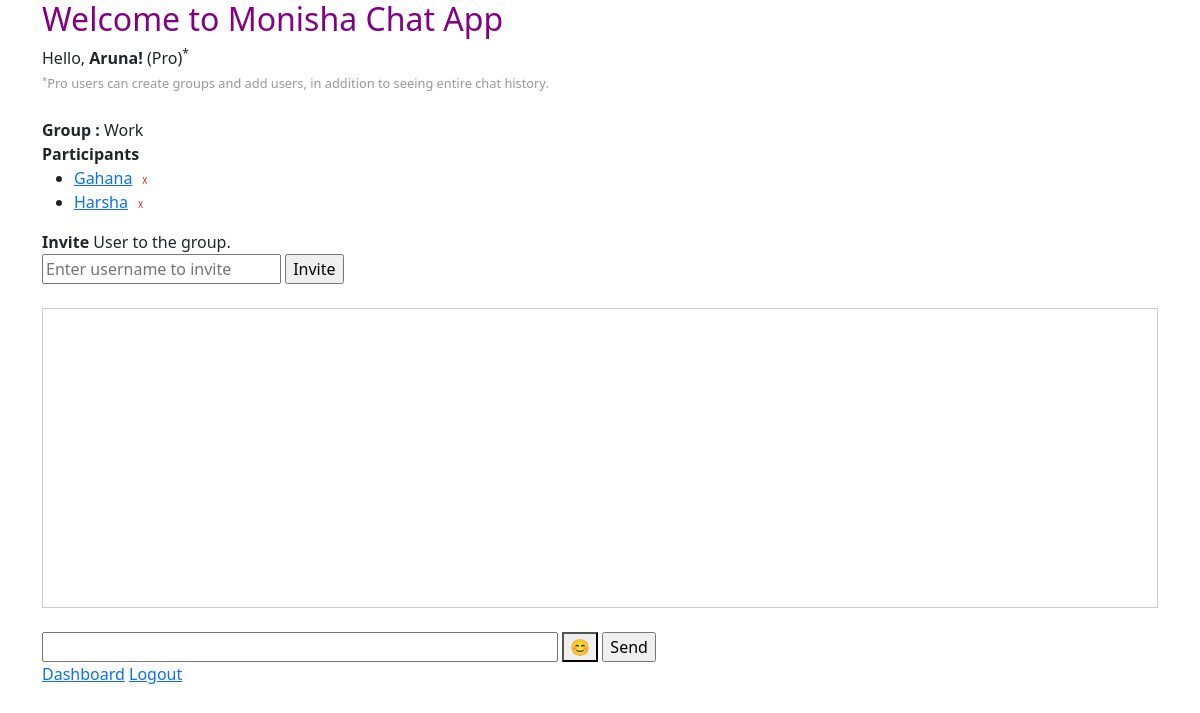
/chat/room/?room_name=Work (signed in), run on an earlier commit of the app's database.
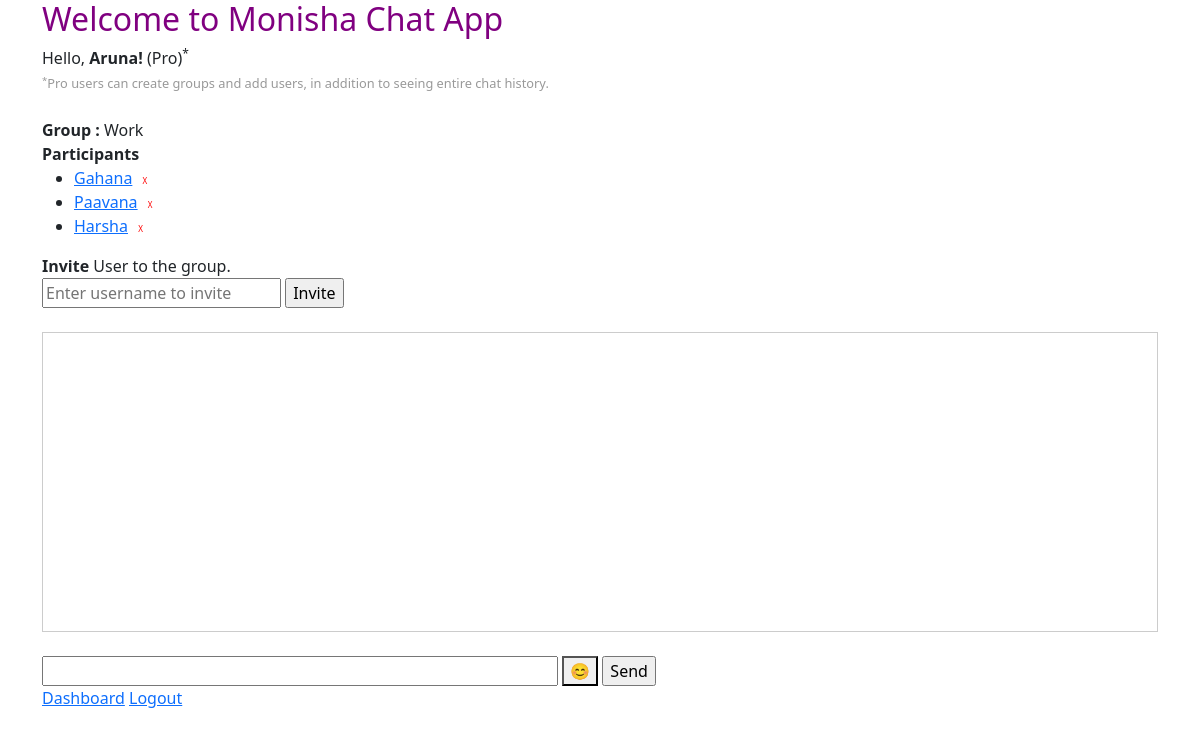
And on a later commit of the database.
### users/models.py (models this page shows)
class User(AbstractUser):
    USER_TYPE = (
        ('basic', 'Basic User'),
        ('pro', 'Pro User'),
    )
    user_type = models.CharField(max_length=10, choices=USER_TYPE, default='basic')

### chat/models.py (models this page shows, shortened)
class Room(models.Model):
    name = models.CharField(max_length=100, unique=True)
    users = models.ManyToManyField(settings.AUTH_USER_MODEL, related_name='rooms', blank=True)

### chat/views.py (the view)
# urls.py: path("room/", views.room, name="room"),  # Remove the room_name parameter
def room(request):
    room_name = request.GET.get('room_name')
    try:
        room = Room.objects.get(name=room_name)
    except Room.DoesNotExist:
        messages.error(request, f"{room_name} does not exist.")
        return redirect('chat:index')
    if request.user not in room.users.all():
        messages.error(request, "You do not have access to this room.")
        return redirect('chat:index')
    participants = room.users.exclude(username=request.user.username)
    emoji_list = ['😀', '😂', '❤️', '👍', '🎉', '😎', '🥳', '😢', '🔥', '🎈']
    return render(request, "chat/room.html", {
        "room_name": room_name,
        "participants": participants,
        'emoji_list': emoji_list,
    })

### chat/templates/chat/room.html (shortened to what this page needs)
{% extends 'base.html' %}
{% block content %}
    {% if user.is_authenticated %}
        Hello, <b>{{ user.username|capfirst|default:'Guest' }}!</b>
        {% if user.user_type == 'pro' %}
            (Pro)<sup>*</sup>
        {% else %}
            (Basic)<sup>*</sup>
        {% endif %}
        <br>
        <span style="color: #999; font-size: 0.8em;"><sup>*</sup>Pro users can create groups and add users, in addition to seeing entire chat history.</span><br><br>
        <b>Group :</b> {{room_name|capfirst}}<br>
        <b>Participants</b>
        <ul id="participant-list">
            {% for participant in participants %}
                <li>
                    <a href="{% url 'chat:direct_messages' %}?receiver={{ participant }}">{{ participant|capfirst }}</a>
                    {% if user.user_type == 'pro' and participant != request.user %}
                        <form action="{% url 'chat:remove_user_from_room' room_name participant.username %}" method="POST" style="display:inline;" onsubmit="return confirmDelete();">
                            <input type="submit" value="X" style="color: red; background: none; border: none; cursor: pointer; font-size: 0.5em;">
                        </form>
                    {% endif %}
                </li>
            {% empty %}
                <li>No other participants.</li>
            {% endfor %}
        </ul>
        {% if user.user_type == 'pro' %}
        <b>Invite</b> User to the group.
        <form method="POST" action="{% url 'chat:invite_to_room' room_name %}">
            <input type="text" name="username" placeholder="Enter username to invite" required>
            <input type="submit" value="Invite">
        </form>
        {% endif %}
        <br>
        <div>
            <div id="chat-log" style="border: 1px solid #ccc; padding: 10px; height: 300px; overflow-y: auto;"></div><br>
            <div class="chat-input-container">
                <input id="chat-message-input" type="text" size="50">
                <button id="emoji-button" style="font-size: 1.0em;">😊</button>
                <input id="chat-message-submit" type="button" value="Send">
            </div>
        </div>
        <a href="{% url 'users:dashboard' %}">Dashboard</a>
        <a href="#" onclick="logout()">Logout</a>&nbsp;
    {% else %}
        <h5>You can access this page only if you are logged in.</h5>
        <a href="{% url 'users:dashboard' %}">Dashboard</a>
    {% endif %}
{% endblock %}

### users/templates/base.html (shortened to what this page needs)
<!DOCTYPE html>
<html lang="en">
<head>
  <link rel="stylesheet" href="https://cdn.jsdelivr.net/npm/bootstrap@5.3.2/dist/css/bootstrap.min.css">
</head>
<body>
  <div class="container">
    <h2 style="color: purple;">Welcome to Monisha Chat App</h2>
    {% block content %}
    {% endblock %}
  </div>
</body>
</html>

What changed in the data, as far as the page shows it:
now on this page (row edited): User: username "Paavana"
